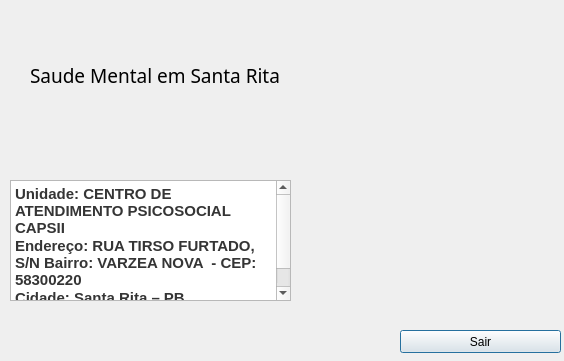
<?xml version="1.0" encoding="UTF-8"?>
<ui version="4.0">
 <class>Santa_Rita</class>
 <widget class="QDialog" name="Santa_Rita">
  <property name="geometry">
   <rect>
    <x>0</x>
    <y>0</y>
    <width>564</width>
    <height>361</height>
   </rect>
  </property>
  <property name="windowTitle">
   <string>Saude Mental</string>
  </property>
  <widget class="QLabel" name="label">
   <property name="geometry">
    <rect>
     <x>30</x>
     <y>60</y>
     <width>281</width>
     <height>31</height>
    </rect>
   </property>
   <property name="font">
    <font>
     <family>MV Boli</family>
     <pointsize>14</pointsize>
    </font>
   </property>
   <property name="text">
    <string>Saude Mental em Santa Rita</string>
   </property>
  </widget>
  <widget class="QLabel" name="label_2">
   <property name="geometry">
    <rect>
     <x>340</x>
     <y>20</y>
     <width>171</width>
     <height>111</height>
    </rect>
   </property>
   <property name="text">
    <string/>
   </property>
   <property name="pixmap">
    <pixmap resource="Apoio.qrc">:/Imagens/Downloads/Santarita-removebg-preview.png</pixmap>
   </property>
   <property name="scaledContents">
    <bool>true</bool>
   </property>
  </widget>
  <widget class="QTextBrowser" name="textBrowser">
   <property name="geometry">
    <rect>
     <x>10</x>
     <y>180</y>
     <width>281</width>
     <height>121</height>
    </rect>
   </property>
   <property name="html">
    <string>&lt;!DOCTYPE HTML PUBLIC &quot;-//W3C//DTD HTML 4.0//EN&quot; &quot;http://www.w3.org/TR/REC-html40/strict.dtd&quot;&gt;
&lt;html&gt;&lt;head&gt;&lt;meta name=&quot;qrichtext&quot; content=&quot;1&quot; /&gt;&lt;style type=&quot;text/css&quot;&gt;
p, li { white-space: pre-wrap; }
&lt;/style&gt;&lt;/head&gt;&lt;body style=&quot; font-family:'MS Shell Dlg 2'; font-size:8.25pt; font-weight:400; font-style:normal;&quot;&gt;
&lt;p style=&quot; margin-top:0px; margin-bottom:0px; margin-left:0px; margin-right:0px; -qt-block-indent:0; text-indent:0px;&quot;&gt;&lt;span style=&quot; font-family:'Oxygen','sans-serif'; font-size:11pt; font-weight:600; color:#353535;&quot;&gt;Unidade: CENTRO DE ATENDIMENTO PSICOSOCIAL CAPSII&lt;/span&gt;&lt;/p&gt;
&lt;p style=&quot; margin-top:0px; margin-bottom:0px; margin-left:0px; margin-right:0px; -qt-block-indent:0; text-indent:0px;&quot;&gt;&lt;span style=&quot; font-family:'Oxygen','sans-serif'; font-size:11pt; font-weight:600; color:#353535;&quot;&gt;Endereço: RUA TIRSO FURTADO, S/N Bairro: VARZEA NOVA  - CEP: 58300220&lt;/span&gt;&lt;/p&gt;
&lt;p style=&quot; margin-top:0px; margin-bottom:0px; margin-left:0px; margin-right:0px; -qt-block-indent:0; text-indent:0px;&quot;&gt;&lt;span style=&quot; font-family:'Oxygen','sans-serif'; font-size:11pt; font-weight:600; color:#353535;&quot;&gt;Cidade: Santa Rita – PB &lt;/span&gt;&lt;/p&gt;
&lt;p style=&quot; margin-top:0px; margin-bottom:0px; margin-left:0px; margin-right:0px; -qt-block-indent:0; text-indent:0px;&quot;&gt;&lt;span style=&quot; font-family:'Oxygen','sans-serif'; font-size:11pt; font-weight:600; color:#353535;&quot;&gt;Telefone: 8330499500&lt;/span&gt;&lt;/p&gt;&lt;/body&gt;&lt;/html&gt;</string>
   </property>
  </widget>
  <widget class="QLabel" name="label_3">
   <property name="geometry">
    <rect>
     <x>300</x>
     <y>160</y>
     <width>261</width>
     <height>151</height>
    </rect>
   </property>
   <property name="text">
    <string/>
   </property>
   <property name="pixmap">
    <pixmap resource="Apoio.qrc">:/Imagens/Downloads/Saude_Mental-removebg-preview.png</pixmap>
   </property>
   <property name="scaledContents">
    <bool>true</bool>
   </property>
  </widget>
  <widget class="QPushButton" name="pushButton">
   <property name="geometry">
    <rect>
     <x>400</x>
     <y>330</y>
     <width>161</width>
     <height>23</height>
    </rect>
   </property>
   <property name="text">
    <string>Sair</string>
   </property>
  </widget>
 </widget>
 <resources>
  <include location="Apoio.qrc"/>
 </resources>
 <connections/>
</ui>
